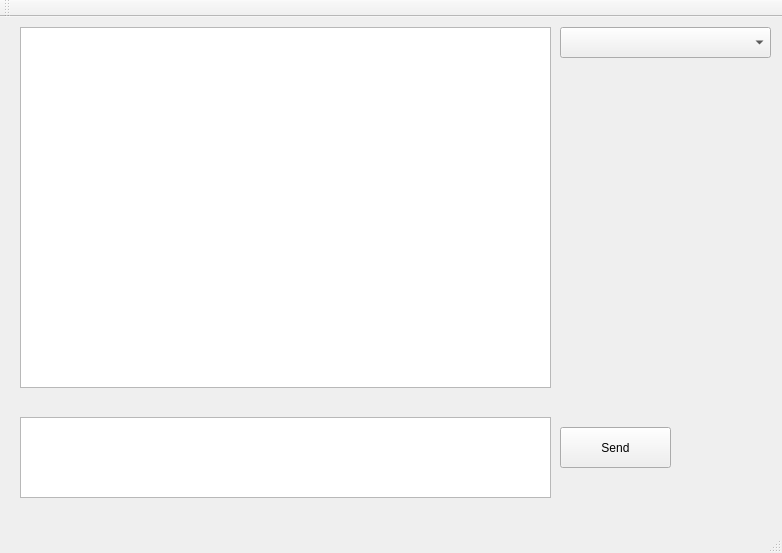
<?xml version="1.0" encoding="UTF-8"?>
<ui version="4.0">
 <class>ChatMain</class>
 <widget class="QMainWindow" name="ChatMain">
  <property name="geometry">
   <rect>
    <x>0</x>
    <y>0</y>
    <width>782</width>
    <height>553</height>
   </rect>
  </property>
  <property name="windowTitle">
   <string>ChatMain</string>
  </property>
  <widget class="QWidget" name="centralWidget">
   <widget class="QTextEdit" name="HistoryBox">
    <property name="geometry">
     <rect>
      <x>20</x>
      <y>10</y>
      <width>531</width>
      <height>361</height>
     </rect>
    </property>
    <property name="readOnly">
     <bool>true</bool>
    </property>
   </widget>
   <widget class="QTextEdit" name="sendField">
    <property name="geometry">
     <rect>
      <x>20</x>
      <y>400</y>
      <width>531</width>
      <height>81</height>
     </rect>
    </property>
   </widget>
   <widget class="QPushButton" name="sendButton">
    <property name="geometry">
     <rect>
      <x>560</x>
      <y>410</y>
      <width>111</width>
      <height>41</height>
     </rect>
    </property>
    <property name="text">
     <string>Send</string>
    </property>
   </widget>
   <widget class="QComboBox" name="contactList">
    <property name="geometry">
     <rect>
      <x>560</x>
      <y>10</y>
      <width>211</width>
      <height>31</height>
     </rect>
    </property>
    <property name="currentIndex">
     <number>-1</number>
    </property>
    <property name="maxVisibleItems">
     <number>100</number>
    </property>
   </widget>
   <widget class="QLabel" name="NewMessageLabel">
    <property name="geometry">
     <rect>
      <x>560</x>
      <y>50</y>
      <width>121</width>
      <height>31</height>
     </rect>
    </property>
    <property name="text">
     <string/>
    </property>
   </widget>
   <widget class="QLabel" name="SomebodyIsWriting">
    <property name="geometry">
     <rect>
      <x>360</x>
      <y>380</y>
      <width>181</width>
      <height>16</height>
     </rect>
    </property>
    <property name="text">
     <string/>
    </property>
   </widget>
  </widget>
  <widget class="QMenuBar" name="menuBar">
   <property name="geometry">
    <rect>
     <x>0</x>
     <y>0</y>
     <width>782</width>
     <height>25</height>
    </rect>
   </property>
  </widget>
  <widget class="QToolBar" name="mainToolBar">
   <attribute name="toolBarArea">
    <enum>TopToolBarArea</enum>
   </attribute>
   <attribute name="toolBarBreak">
    <bool>false</bool>
   </attribute>
  </widget>
  <widget class="QStatusBar" name="statusBar"/>
 </widget>
 <layoutdefault spacing="6" margin="11"/>
 <resources/>
 <connections/>
</ui>
